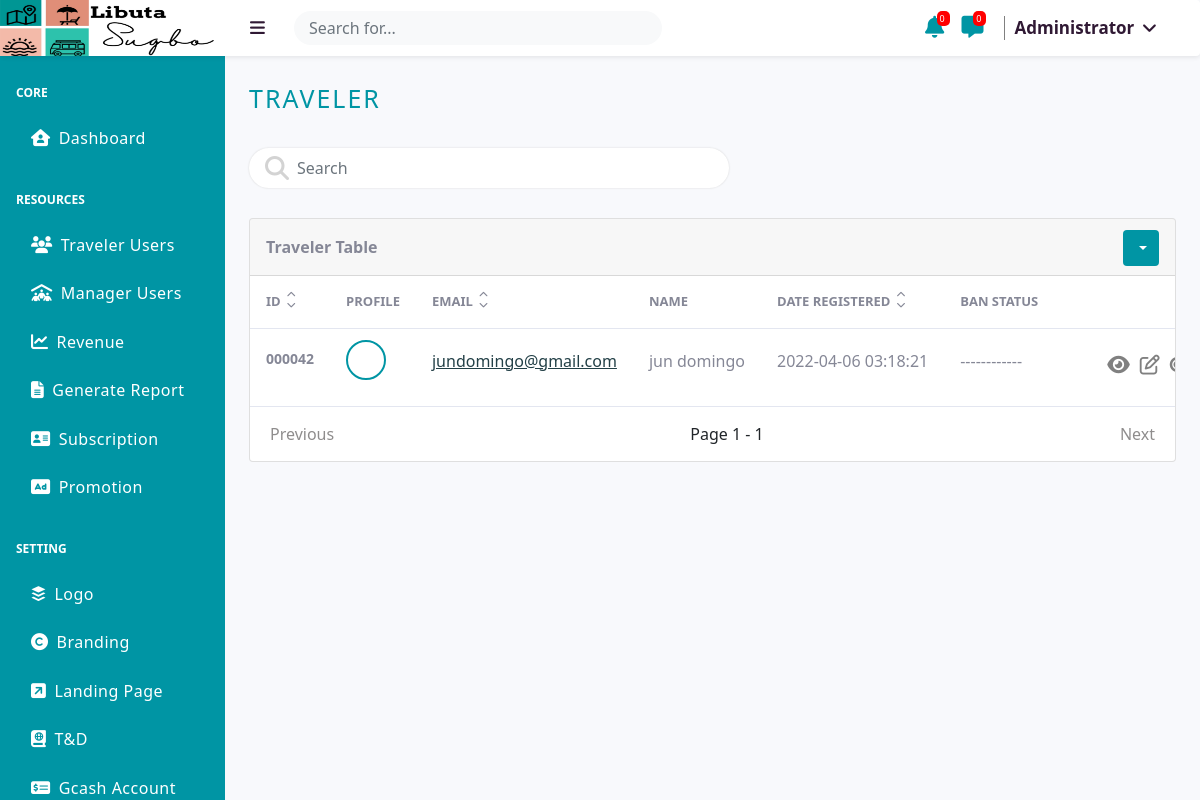
The page /src/administrator/traveler.php (signed in) on the database its author committed.
### tables this page shows
CREATE TABLE `logo` (
  `id` int(255) NOT NULL,
  `image` varchar(255) NOT NULL
);

CREATE TABLE `users` (
  `id` int(255) NOT NULL,
  `first_name` varchar(255) NOT NULL,
  `middle_name` varchar(255) NOT NULL,
  `last_name` varchar(255) NOT NULL,
  `email` varchar(255) NOT NULL,
  `phone` varchar(255) NOT NULL,
  `password` varchar(255) NOT NULL,
  `type` varchar(255) NOT NULL,
  `maneger_type` varchar(255) DEFAULT NULL,
  `subcribed_at` timestamp NULL DEFAULT NULL,
  `image` varchar(255) NOT NULL,
  `status` varchar(255) NOT NULL,
  `block_status` varchar(255) NOT NULL
);

### src/administrator/_TABLE_UI/traveler-table.php (the view, shortened to what the rows shown need)
<?php
                        $User = new User;
                        $status = $User::STATUS_ACTIVE;
                        $type = $User::USER_TYPE_TRAVELER;
                        include '_UI_SORTING_FETCHING/traveler-fetch.php';
                    ?>
                    <div class="card mb-4">
                        <div class="card-body-table overflowtables">
                            <?php if($display>0): ?>
                            <table class="tablenew">
                                <thead class="hideafter">
                                    <tr>
                                    <?php if(isset($_GET['search'])): ?>
                                        <th scope="col">
                                            <div class="d-flex">
                                                <span>ID </span>
                                                <div class="sorted-table">
                                                    <div><a href="?search=<?php echo $_GET['search'] ?>&id=asc"><i class="fas fa-chevron-up"></i></a></div>
                                                    <div><a href="?search=<?php echo $_GET['search'] ?>&id=desc"><i class="fas fa-chevron-down"></i></a></div>
                                                </div>
                                            </div>
                                        </th>
                                        <th scope="col">Profile</th>
                                        <th scope="col">
                                            <div class="d-flex">
                                                <span>Email</span>
                                                <div class="sorted-table">
                                                    <div><a href="?search=<?php echo $_GET['search'] ?>&email=asc"><i class="fas fa-chevron-up"></i></a></div>
                                                    <div><a href="?search=<?php echo $_GET['search'] ?>&email=desc"><i class="fas fa-chevron-down"></i></a></div>
                                                </div>
                                            </div>
                                        </th>
                                        <th scope="col">Name</th>
                                        <th scope="col">
                                            <div class="d-flex">
                                                <span>Date Registered</span>
                                                <div class="sorted-table">
                                                    <div><a href="?search=<?php echo $_GET['search'] ?>&date=asc"><i class="fas fa-chevron-up"></i></a></div>
                                                    <div><a href="?search=<?php echo $_GET['search'] ?>&date=desc"><i class="fas fa-chevron-down"></i></a></div>
                                                </div>
                                            </div>
                                        </th>
                                        <th scope="col">Ban Status</th>
                                        <th scope="col"></th>
                                    <?php else: ?>
                                        <th scope="col">
                                            <div class="d-flex">
                                                <span>ID </span>
                                                <div class="sorted-table">
                                                    <div><a href="?id=asc"><i class="fas fa-chevron-up"></i></a></div>
                                                    <div><a href="?id=desc"><i class="fas fa-chevron-down"></i></a></div>
                                                </div>
                                            </div>
                                        </th>
                                        <th scope="col">Profile</th>
                                        <th scope="col">
                                            <div class="d-flex">
                                                <span>Email</span>
                                                <div class="sorted-table">
                                                    <div><a href="?email=asc"><i class="fas fa-chevron-up"></i></a></div>
                                                    <div><a href="?email=desc"><i class="fas fa-chevron-down"></i></a></div>
                                                </div>
                                            </div>
                                        </th>
                                        <th scope="col">Name</th>
                                        <th scope="col">
                                            <div class="d-flex">
                                                <span>Date Registered</span>
                                                <div class="sorted-table">
                                                    <div><a href="?date=asc"><i class="fas fa-chevron-up"></i></a></div>
                                                    <div><a href="?date=desc"><i class="fas fa-chevron-down"></i></a></div>
                                                </div>
                                            </div>
                                        </th>
                                        <th scope="col">Ban Status</th>
                                        <th scope="col"></th>
                                    <?php endif; ?>
                                    </tr>
                                </thead>
                                <tbody class="hideafter">
                                    <?php foreach ($display as $dis): ?>
                                        <tr class="<?php echo $dis['id']; ?>" id="<?php echo $dis['id']; ?>">
                                            <td id="idss"><?php echo sprintf('%06d', $dis['id'])?></td>
                                            <td>
                                                <div class="circular--landscape">
                                                </div>
                                            </td>
                                            <td><a href="#"><?php echo $dis['email']; ?></a></td>
                                            <td data-target="name"><?php echo $dis['first_name'].' '.$dis['last_name']; ?></td>
                                            <td><?php echo $dis['subcribed_at']; ?></td>
                                            <td><?php
                                                if($dis['block_status']==$User::BLOCK_STATUS_TEMPORARY){
                                                    echo "TEMPORARY BAN";
                                                }elseif($dis['block_status']==$User::BLOCK_STATUS_PERMANENTLY){
                                                    echo "PERMANENTLY BAN";
                                                }else{
                                                    echo "------------";
                                                }
                                            ?></td>
                                            <td id="btn">
                                            <td id="btn">
                                                <div class="d-flex">
                                                <span class="tip_view_container">
                                                        <i class="fa-solid fa-eye btns" id="showinfo" data-id="<?php echo $dis['id']; ?>"></i>
                                                    </span>
                                                    <?php if($dis['block_status']==$User::BLOCK_STATUS_PERMANENTLY): ?>
                                                        <?php else: ?>
                                                        <?php if($dis['block_status']==$User::BLOCK_STATUS_TEMPORARY): ?>
                                                            <span class="tip_update_container">
                                                                <i class="far fa-edit btns" id="updateuser" data-id="<?php echo $dis['id']; ?>"></i>
                                                                <span class="tip_update">Update</span>
                                                            </span>
                                                            <span class="tip_unban_container">
                                                                <i class="fas fa-toggle-on btns" id="unblockuser" data-id="<?php echo $dis['id'] ?>"></i>
                                                                <span class="tip_unban">Unban</span>
                                                            </span>
                                                            <span class="tip_perma_container">
                                                                <i class="fas fa-user-slash" id="deleteuser" data-id="<?php echo $dis['id']; ?>"></i>
                                                                <span class="tip_perma">Permanently Ban</span>
                                                            </span>
                                                        <?php else: ?>
                                                            <span class="tip_update_container">
                                                                <i class="far fa-edit btns" id="updateuser" data-id="<?php echo $dis['id']; ?>"></i>
                                                            </span>
                                                            <span class="tip_temp_container">
                                                                <i class="fas fa-toggle-off btns"  id="blockuser" data-id="<?php echo $dis['id']; ?>"></i>
                                                            </span>
                                                        <?php endif; ?>
                                                    <?php endif; ?>
                                                </div>
                                            </td>
                                        </tr>
                                    <?php endforeach; ?>
                                </tbody>
                            </table>
                            <?php else: ?>
                                <div id="emptyss"><i class="fa-solid fa-table-list"></i><p>No Data</p></div>
                            <?php endif; ?>
                        </div>
                    </div>

### src/administrator/_UI/header_1.php (shortened to what the rows shown need)
<?php
$logo = new Logo;
$Getlogo = $logo->Getlogo();
$logoimage = '';
if($Getlogo){
   $logoimage = $Getlogo->image;
}
?>
<a class="navbar-brand display-title-none" href="#">
    <?php if($logoimage): ?>
        <img src="../user/assets/logo/<?php echo $logoimage; ?>" alt="" id="logonav">
    <?php else: ?>
        <p style="margin-left:40px; margin-top:15px;">NO LOGO</p>
    <?php endif; ?>
</a>

### rows shown on the page
logo: image (picture)
users: id "000042", email "jundomingo@gmail.com", first_name "jun", last_name "domingo", subcribed_at "2022-04-06 03:18:21"

### other values the page prints
$page "1"
$pages "1"
